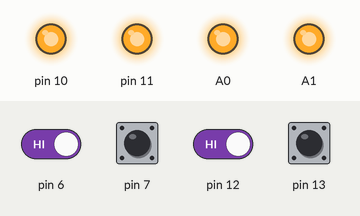
A sketch run on a simulated Arduino Uno, built with avr-gcc and run on an emulated ATmega328P. Parts: output pins drawn as LEDs (lit = HIGH). The test bench sets the inputs (shaded band); at power-on: pin 6, pin 7, pin 12, pin 13 HIGH. What the sketch prints to the serial monitor is not drawn.

Above: at 7.8 s.
7.9 s: pin 6 driven LOW and pin 12 driven LOW
At 10.6 s:
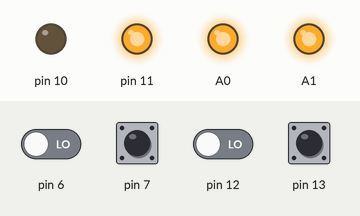
11.9 s: pin 7 pulled LOW for 3 s
At 14.1 s:
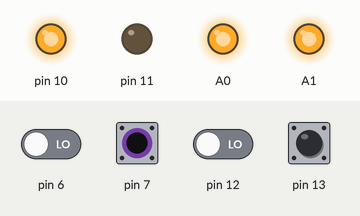
20.0 s: pin 6 driven HIGH
At 21.1 s:
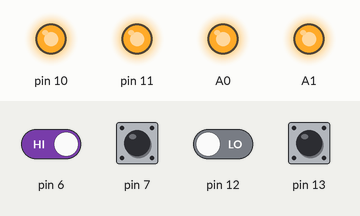
24.0 s: pin 6 driven LOW
At 25.2 s:
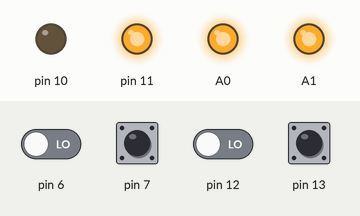
Timing chart, 0 to 27.0 s (numbered marks = the images above; inputs shaded):
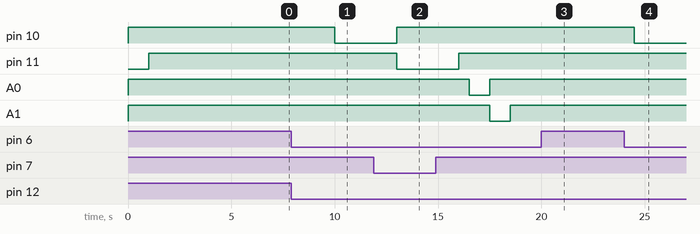

Measured:
- after the input at 7.9 s, pin 10: HIGH → LOW after 2.1 s
- after the input at 11.9 s, pin 10: LOW → HIGH after 1.1 s; pin 11: HIGH → LOW after 1.1 s, → HIGH 3.0 s later; A0: HIGH → LOW after 4.6 s, → HIGH 1.0 s later; A1: HIGH → LOW after 5.6 s, → HIGH 1.0 s later
- after the input at 20.0 s, pin 10: stays HIGH (without the input it goes to LOW after 1.5 s)
- after the input at 24.0 s, pin 10: HIGH → LOW after 0.50 s

The sketch:

otomatis.ino
```cpp
int data  = 0;
int data1 = 0;
void setup() {
  Serial.begin(9600);
  pinMode(6,INPUT_PULLUP);
  pinMode(7,INPUT_PULLUP);
  pinMode(12,INPUT_PULLUP);
  pinMode(13,INPUT_PULLUP);
  pinMode(10, OUTPUT);
  pinMode(11, OUTPUT);
  pinMode(A0, OUTPUT);
  pinMode(A1, OUTPUT);
  digitalWrite(10, HIGH);
  digitalWrite(11, LOW);
  digitalWrite(A0, HIGH);
  digitalWrite(A1, HIGH);
  data = 0;
}

void loop() {
  Serial.print("data = ");
  delay(500);
  Serial.println(data);
  Serial.print("data 1 = ");
  delay(500);
  Serial.println(data1);

   if (digitalRead(6)==LOW)
  {
    digitalWrite(11, HIGH);
    }

if(digitalRead(12)==LOW)
{
  if (digitalRead(6)==LOW)
  {
    digitalWrite(10, LOW);
    digitalWrite(11, HIGH);
    data=1;
    }
  if (digitalRead(7)==LOW)
  {
    digitalWrite(10, HIGH);
    digitalWrite(11,LOW);
    data=2;
    }
  if (data == 2)
   {
    data1 = 1;
    }
   if (data1 == 1 && data == 1)
    {
      data  = 0;
      data1 = 0;
    digitalWrite(10,HIGH);
    digitalWrite(11,HIGH);
    delay(500);

    digitalWrite(A0, LOW);
    delay(1000);
    digitalWrite(A0, HIGH);

    digitalWrite(A1, LOW);
    delay(1000);
    digitalWrite(A1, HIGH);
    }

}
else if (digitalRead(13)==HIGH)
{
  digitalWrite(10, HIGH);
  digitalWrite(11, HIGH);
  digitalWrite(A0, HIGH);
  digitalWrite(A1, HIGH);
  }
  delay(2000);
}
```
